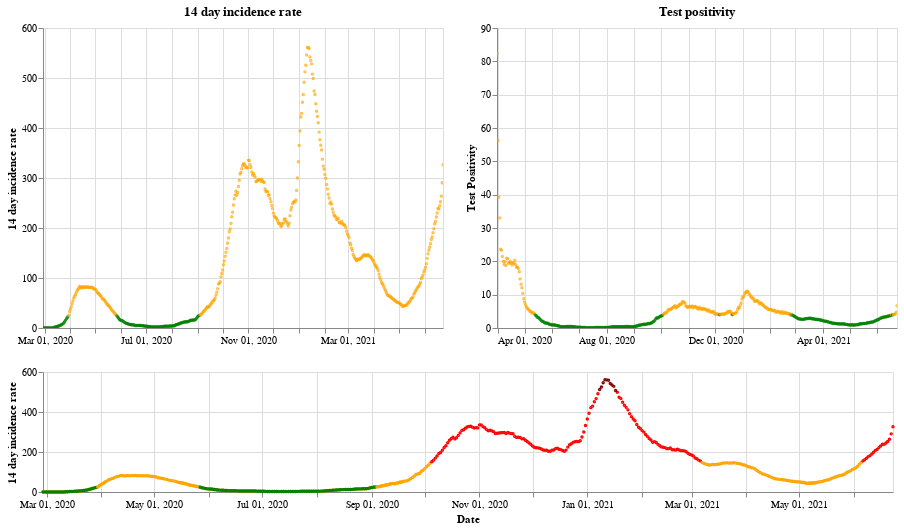

Notebook code cell kept with this figure:
### Markdown cell above
## Scotland

### Code cell
plot_traffic_light('Scotland')

### Figure 1 — Vega-Lite specification as saved in the notebook (floating-point values rounded to 4 significant figures; data arrays with more than 128 entries replaced by an {"elided": "..."} marker saying what was removed)
{"config": {"view": {"continuousWidth": 400, "continuousHeight": 300}}, "vconcat": [{"hconcat": [{"mark": {"type": "point", "size": 2}, "encoding": {"color": {"condition": {"value": "green", "test": "(datum.twoWeeklyCasesRate <= 25)"}, "value": "orange"}, "tooltip": [{"type": "nominal", "field": "areaName"}, {"type": "temporal", "field": "date"}, {"type": "quantitative", "field": "twoWeeklyCasesRate"}, {"type": "quantitative", "field": "testPositivity"}], "x": {"type": "temporal", "axis": {"title": ""}, "field": "date", "scale": {"domain": {"selection": "DateBrush"}}, "timeUnit": "yearmonthdate"}, "y": {"type": "quantitative", "axis": {"title": "14 day incidence rate"}, "field": "twoWeeklyCasesRate"}}, "title": "14 day incidence rate", "width": 400}, {"mark": {"type": "point", "size": 2}, "encoding": {"color": {"condition": {"value": "green", "test": "(datum.testPositivity <= 4)"}, "value": "orange"}, "tooltip": [{"type": "nominal", "field": "areaName"}, {"type": "temporal", "field": "date"}, {"type": "quantitative", "field": "twoWeeklyCasesRate"}, {"type": "quantitative", "field": "testPositivity"}], "x": {"type": "temporal", "axis": {"title": ""}, "field": "date", "scale": {"domain": {"selection": "DateBrush"}}, "timeUnit": "yearmonthdate"}, "y": {"type": "quantitative", "axis": {"title": "Test Positivity"}, "field": "testPositivity"}}, "title": "Test positivity", "width": 400}]}, {"layer": [{"mark": {"type": "point", "size": 2}, "encoding": {"color": {"condition": {"value": "orange", "test": "((50 && datum.twoWeeklyCasesRate) < 150)"}, "value": "red"}, "opacity": {"condition": {"value": 1, "test": "((50 && datum.twoWeeklyCasesRate) < 500)"}, "value": 0}, "tooltip": [{"type": "nominal", "field": "areaName"}, {"type": "temporal", "field": "date"}, {"type": "quantitative", "field": "twoWeeklyCasesRate"}, {"type": "quantitative", "field": "testPositivity"}], "x": {"type": "temporal", "axis": {"title": "Date"}, "field": "date", "timeUnit": "yearmonthdate"}, "y": {"type": "quantitative", "axis": {"title": "14 day incidence rate"}, "field": "twoWeeklyCasesRate"}}, "selection": {"DateBrush": {"type": "interval", "encodings": ["x"], "fields": ["Time"]}}, "width": 850}, {"mark": {"type": "point", "size": 2}, "encoding": {"color": {"value": "darkred"}, "opacity": {"condition": {"value": 1, "test": "(datum.twoWeeklyCasesRate >= 500)"}, "value": 0}, "tooltip": [{"type": "nominal", "field": "areaName"}, {"type": "temporal", "field": "date"}, {"type": "quantitative", "field": "twoWeeklyCasesRate"}, {"type": "quantitative", "field": "testPositivity"}], "x": {"type": "temporal", "axis": {"title": "Date"}, "field": "date", "timeUnit": "yearmonthdate"}, "y": {"type": "quantitative", "axis": {"title": "14 day incidence rate"}, "field": "twoWeeklyCasesRate"}}, "width": 400}, {"mark": {"type": "point", "size": 2}, "encoding": {"color": {"condition": {"value": "green", "test": "((4 && datum.twoWeeklyCasesRate) < 25)"}, "value": "orange"}, "opacity": {"condition": {"value": 1, "test": "(datum.twoWeeklyCasesRate < 50)"}, "value": 0}, "tooltip": [{"type": "nominal", "field": "areaName"}, {"type": "temporal", "field": "date"}, {"type": "quantitative", "field": "twoWeeklyCasesRate"}, {"type": "quantitative", "field": "testPositivity"}], "x": {"type": "temporal", "axis": {"title": "Date"}, "field": "date", "timeUnit": "yearmonthdate"}, "y": {"type": "quantitative", "axis": {"title": "14 day incidence rate"}, "field": "twoWeeklyCasesRate"}}, "width": 400}], "height": 120, "width": 800}], "data": {"name": "data-656794cfd7127ebbbcbfaffb17e6fbc6"}, "$schema": "https://vega.github.io/schema/vega-lite/v4.8.1.json", "datasets": {"data-656794cfd7127ebbbcbfaffb17e6fbc6": {"elided": "482 records"}}}
